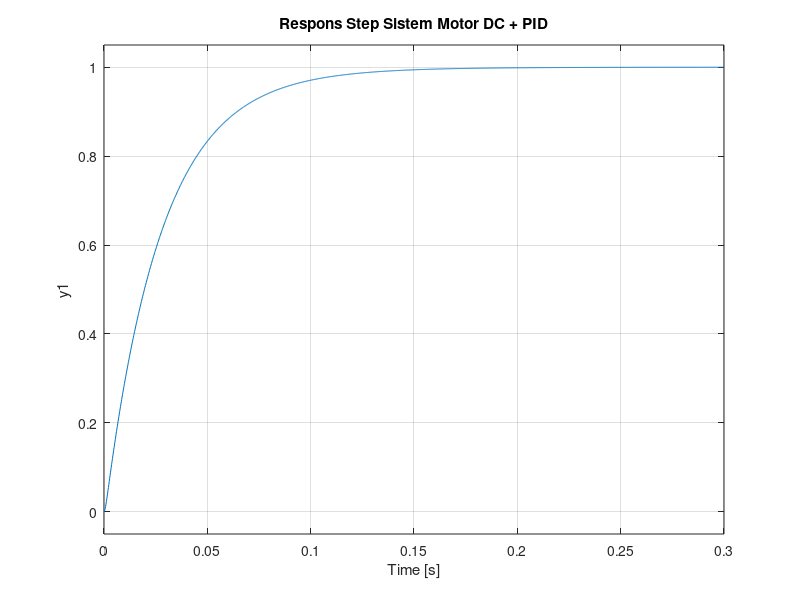

Write MATLAB code to recreate this figure. (Note: this script raises an error after producing the figure.)
clc;
clear;

% Parameter motor
R = 0.5;
L = 0.0003;
J = 0.0005;
B = 0.0032;
Kt = 0.0620;
Ke = 0.0620;

% Transfer function G(s)
num = [Kt];
den = [L*J, (L*B + R*J), (R*B + Ke*Kt)];
G = tf(num, den);

% Hasil tuning PID dari PID Tuner
Kp = 0.14369;
Ki = 3.0989;
Kd = 0;

C = pid(Kp, Ki, Kd);

% Sistem tertutup
T = feedback(C*G, 1);

% Simulasi respons
step(T);
grid on;
title('Respons Step Sistem Motor DC + PID');

% Output info
info = stepinfo(T);
disp('=== Karakteristik Sistem Tertutup ===');
disp(info);
